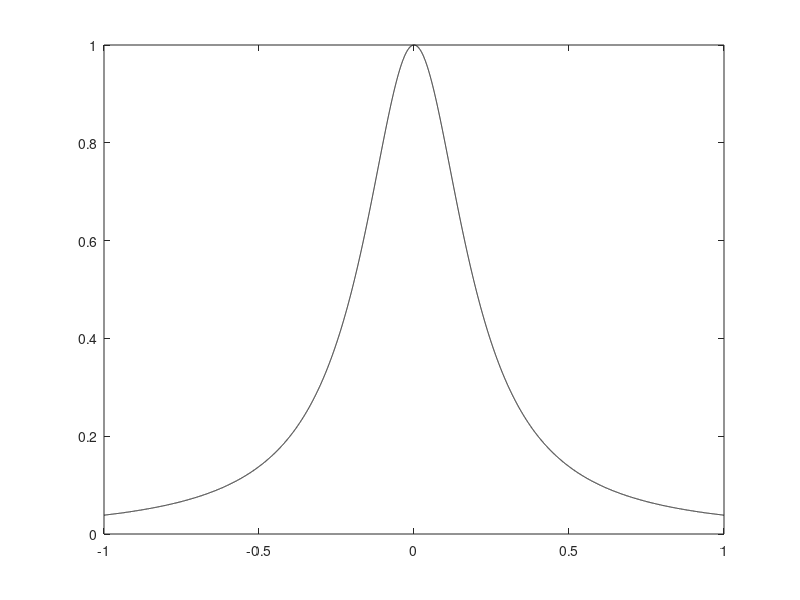

Write MATLAB code to recreate this figure. (Note: this script raises an error after producing the figure.)
% Problem 3

close all
clear 
clc

n =50; 
fun = @ (x) 1./(1 + 25 .* x.^ 2);

% calculating Chebyshev points 
for i = 1 : n
   x(i) = cos((2*i+1)*pi/(2*n+2));
   y(i) = fun(x(i));
end

x_values = -1:0.0001:1;

% plotting graph
plot(x_values,fun(x_values),'k')
hold on
plot(x,lagrange(x,x,y,n),'o')
hold on

% graph is ploted after calling Lagrange function for those
% Chebyshev Points
plot(x_values,lagrange(x_values,x,y,n),'r')
xlabel('x')
ylabel('f(x)')
title('n = 115')
axis([-1 1 -1 2])
   